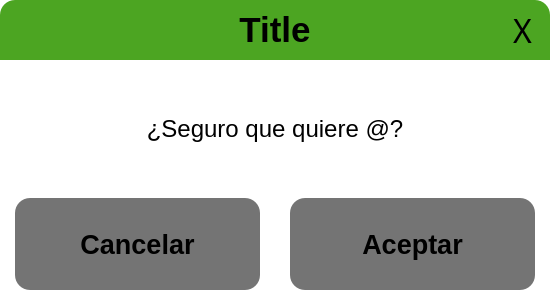
<?xml version="1.0" encoding="UTF-8"?>
<ui version="4.0">
 <class>confirmWindow</class>
 <widget class="QWidget" name="confirmWindow">
  <property name="geometry">
   <rect>
    <x>0</x>
    <y>0</y>
    <width>550</width>
    <height>300</height>
   </rect>
  </property>
  <property name="windowTitle">
   <string>Form</string>
  </property>
  <property name="styleSheet">
   <string notr="true">border-radius: 15px;
background-color: rgba(61, 255, 181,0);</string>
  </property>
  <layout class="QGridLayout" name="gridLayout" rowstretch="20,80" columnstretch="90,10">
   <property name="leftMargin">
    <number>0</number>
   </property>
   <property name="topMargin">
    <number>0</number>
   </property>
   <property name="rightMargin">
    <number>0</number>
   </property>
   <property name="bottomMargin">
    <number>0</number>
   </property>
   <property name="spacing">
    <number>0</number>
   </property>
   <item row="0" column="0">
    <widget class="QGroupBox" name="logoutGroupBox">
     <property name="styleSheet">
      <string notr="true">background-color: rgb(76, 165, 34);
border-bottom-left-radius: 0px;
border-bottom-right-radius: 0px;
border-top-right-radius: 0px;

</string>
     </property>
     <property name="title">
      <string/>
     </property>
     <layout class="QGridLayout" name="logoutGroupBoxLayout" columnstretch="30,40,20">
      <property name="leftMargin">
       <number>0</number>
      </property>
      <property name="topMargin">
       <number>0</number>
      </property>
      <property name="rightMargin">
       <number>0</number>
      </property>
      <property name="bottomMargin">
       <number>0</number>
      </property>
      <property name="spacing">
       <number>0</number>
      </property>
      <item row="0" column="2">
       <spacer name="horizontalSpacerLogout">
        <property name="orientation">
         <enum>Qt::Horizontal</enum>
        </property>
        <property name="sizeHint" stdset="0">
         <size>
          <width>192</width>
          <height>20</height>
         </size>
        </property>
       </spacer>
      </item>
      <item row="0" column="1">
       <widget class="QLabel" name="titleLabel">
        <property name="font">
         <font>
          <family>Ubuntu</family>
          <pointsize>26</pointsize>
          <bold>true</bold>
         </font>
        </property>
        <property name="text">
         <string>Title</string>
        </property>
        <property name="alignment">
         <set>Qt::AlignCenter</set>
        </property>
        <property name="margin">
         <number>0</number>
        </property>
       </widget>
      </item>
      <item row="0" column="0">
       <spacer name="horizontalSpacer">
        <property name="orientation">
         <enum>Qt::Horizontal</enum>
        </property>
        <property name="sizeHint" stdset="0">
         <size>
          <width>40</width>
          <height>20</height>
         </size>
        </property>
       </spacer>
      </item>
     </layout>
    </widget>
   </item>
   <item row="0" column="1">
    <widget class="QPushButton" name="closeDialogButton">
     <property name="sizePolicy">
      <sizepolicy hsizetype="Preferred" vsizetype="Preferred">
       <horstretch>0</horstretch>
       <verstretch>0</verstretch>
      </sizepolicy>
     </property>
     <property name="font">
      <font>
       <family>Arial Rounded MT Bold</family>
       <pointsize>24</pointsize>
       <bold>false</bold>
      </font>
     </property>
     <property name="styleSheet">
      <string notr="true">QPushButton{
	background-color: rgb(76, 165, 34);
border-bottom-left-radius: 0px;
border-bottom-right-radius: 0px;
border-top-left-radius: 0px;
border-top-right-radius: 15px;
}
QPushButton:hover{
	
	background-color: rgb(190, 67, 42);
}</string>
     </property>
     <property name="text">
      <string>X</string>
     </property>
    </widget>
   </item>
   <item row="1" column="0" colspan="2">
    <widget class="QGroupBox" name="logoutOptionsGroupBox">
     <property name="styleSheet">
      <string notr="true">background-color: rgb(255, 255, 255);
border-top-left-radius: 0px;
border-top-right-radius: 0px;</string>
     </property>
     <property name="title">
      <string/>
     </property>
     <layout class="QGridLayout" name="logoutOptionsLayout" rowstretch="60,40">
      <property name="leftMargin">
       <number>15</number>
      </property>
      <property name="topMargin">
       <number>0</number>
      </property>
      <property name="rightMargin">
       <number>15</number>
      </property>
      <property name="bottomMargin">
       <number>10</number>
      </property>
      <property name="horizontalSpacing">
       <number>30</number>
      </property>
      <property name="verticalSpacing">
       <number>0</number>
      </property>
      <item row="0" column="0" colspan="2">
       <widget class="QLabel" name="questionLabel">
        <property name="font">
         <font>
          <family>Ubuntu</family>
          <pointsize>18</pointsize>
         </font>
        </property>
        <property name="text">
         <string>¿Seguro que quiere @?</string>
        </property>
        <property name="alignment">
         <set>Qt::AlignCenter</set>
        </property>
       </widget>
      </item>
      <item row="1" column="0">
       <widget class="QPushButton" name="cancelDialogButton">
        <property name="sizePolicy">
         <sizepolicy hsizetype="Preferred" vsizetype="Preferred">
          <horstretch>0</horstretch>
          <verstretch>0</verstretch>
         </sizepolicy>
        </property>
        <property name="font">
         <font>
          <family>Ubuntu</family>
          <pointsize>20</pointsize>
          <bold>true</bold>
         </font>
        </property>
        <property name="styleSheet">
         <string notr="true">
QPushButton{
background-color: rgb(116, 116, 116);
border-radius: 15px;
}
QPushButton:hover{
	
	background-color: rgb(190, 67, 42);
}</string>
        </property>
        <property name="text">
         <string>Cancelar</string>
        </property>
       </widget>
      </item>
      <item row="1" column="1">
       <widget class="QPushButton" name="acceptDialogButton">
        <property name="sizePolicy">
         <sizepolicy hsizetype="Preferred" vsizetype="Preferred">
          <horstretch>0</horstretch>
          <verstretch>0</verstretch>
         </sizepolicy>
        </property>
        <property name="font">
         <font>
          <family>Ubuntu</family>
          <pointsize>20</pointsize>
          <bold>true</bold>
         </font>
        </property>
        <property name="styleSheet">
         <string notr="true">QPushButton{
background-color: rgb(116, 116, 116);
border-radius: 15px;
}
QPushButton:hover{
	
	background-color: rgb(76, 165, 34);
}</string>
        </property>
        <property name="text">
         <string>Aceptar</string>
        </property>
       </widget>
      </item>
     </layout>
    </widget>
   </item>
  </layout>
 </widget>
 <resources/>
 <connections>
  <connection>
   <sender>closeDialogButton</sender>
   <signal>clicked()</signal>
   <receiver>confirmWindow</receiver>
   <slot>closeDialog()</slot>
   <hints>
    <hint type="sourcelabel">
     <x>549</x>
     <y>14</y>
    </hint>
    <hint type="destinationlabel">
     <x>426</x>
     <y>19</y>
    </hint>
   </hints>
  </connection>
  <connection>
   <sender>cancelDialogButton</sender>
   <signal>clicked()</signal>
   <receiver>confirmWindow</receiver>
   <slot>closeDialog()</slot>
   <hints>
    <hint type="sourcelabel">
     <x>117</x>
     <y>289</y>
    </hint>
    <hint type="destinationlabel">
     <x>467</x>
     <y>138</y>
    </hint>
   </hints>
  </connection>
  <connection>
   <sender>acceptDialogButton</sender>
   <signal>clicked()</signal>
   <receiver>confirmWindow</receiver>
   <slot>doDialogAction()</slot>
   <hints>
    <hint type="sourcelabel">
     <x>534</x>
     <y>289</y>
    </hint>
    <hint type="destinationlabel">
     <x>416</x>
     <y>158</y>
    </hint>
   </hints>
  </connection>
 </connections>
 <slots>
  <slot>closeDialog()</slot>
  <slot>doDialogAction()</slot>
 </slots>
</ui>
